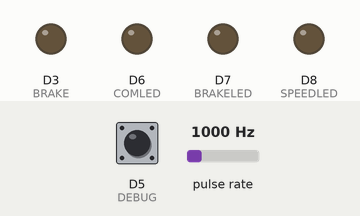
Simulated run of this sketch. Board: ESP8266 (Wemos D1 mini). On the bench: output pins drawn as LEDs (lit = HIGH). Wiring (inferred from the names in the program): pulse sensor: data D1. Inputs (shaded band) come from the test bench; at power-on: D5 (DEBUG) HIGH, pulse rate 1000 Hz. WiFi joins after 1.5 s; servers stay silent unless stated; what the sketch prints to the serial monitor is not drawn.

Above: at 0.1 s.
At 2.6 s:
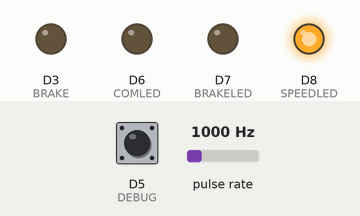
Timing chart, 0 to 4.1 s (numbered marks = the images above):
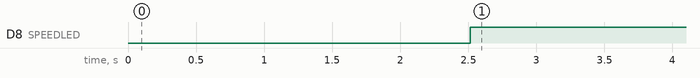

The sketch:

controller2CW.ino
```cpp
//The Gooble Bike 2.0VR!
//Versione CW
//HW Wemos D1 R2
//Campiona la velocità con interrupt (senza filtri antirimbalzo)
//NON Campiona il valore analogico dello sterzo; prevede la presenza di un controller dedicato
//Trasmette la velocità su UDP ogni 1 S
//Riceve la pendenza da UDP ogni 1 S
//Attua la pendenza
//Segnali di I/O
//PIN D1 INGRESSO: onda quadra (duty cycle 50%) dal trainer
//PIN D3 USCITA: intensità di frenata PWM 0-255
//PIN D5 INGRESSO: switch di debug: logica negata 1 no debug (default), 0 debug
//Richiede la shield 485 per Wemos D1 R2.
//Diagnostica locale
//PIN D8 USCITA: LED che indica la velocità
//PIN D7 USCITA: LED che indica la frenata
//PIN D6 USCITA: LED che segnala la comunicazione
//N.B.: le posizioni dei pin sono diverse rispetto allo standard Arduino UNO
//vedi definizioni I/O per le corrispondenze
//14/11/2017
#include <ESP8266WiFi.h>
#include <WiFiUdp.h>
#include <stdio.h>
//network config
//SSID of your network
//char ssid[] = "********"; //SSID of your Wi-Fi router
//char pass[] = "********"; //Password of your Wi-Fi router
char ssid[] = "gooble"; //MFR Wi-Fi router
char pass[] = "Loop-Gooble"; //Password MFR Wi-Fi router

int remotePort = 40000;                   //Porta di servizio
//IPAddress remoteIP={nnn,nnn,nnn,nnn};        //Numero IP of your Server
IPAddress remoteIP={192,168,0,102};  //Numero IP MFR Server
WiFiUDP Udp;

//Definizione degli I/O
#define BKSPEED  D1      //segnale di ingresso velocità    pin 3 (era pin 2)
#define BRAKE    D3      //segnale di uscita freno (PWM)   pin 5 (stessa posizione)
#define SPEEDLED D8      //LED segnalazione velocità (PWM) pin 10(era pin 3)
#define BRAKELED D7      //LED segnalazione freno (PWM)    pin 9 (stessa posizione)
#define COMLED   D6      //LED segnalazione comunicazione  pin 8  (era pin 12)
#define DEBUG    D5      //pin debug 1=debug, 0= no debug  pin 7  (era pin 6)

//definizioni costanti
#define TBASE 1000000L  //time base 1 secondo per calcolo velocità

//variabili globali
volatile long counter;      //contatore impulsi
long startTBase;            //t iniziale per base dei tempi calcolo velocità
int bkspeed;                 //misura ingresso velocità
int pend;                   //valore pendenza in %
int brake;                  //valore uscita di frenata
int debug;                  //stato di debug
char txBuf[]="V00";         //buffer di trasmissione
int  txBufLen=sizeof(txBuf);//lunghezza del buffer di tx
char rxBuf[]="00";          //buffer di ricezione
int  rxBufLen=sizeof(rxBuf);
int  nRxChar;

void setup() {
  //apre console
  Serial.begin(250000);
  delay(10);

 //configura I/O
  pinMode(BKSPEED,INPUT);
  pinMode(SPEEDLED, OUTPUT);
  analogWrite(SPEEDLED,LOW);
  pinMode(BRAKE,OUTPUT);
  analogWrite(BRAKE,LOW);
  pinMode(BRAKELED,OUTPUT);
  digitalWrite(BRAKELED,LOW);
  pinMode(COMLED,OUTPUT);
  digitalWrite(COMLED,LOW);
  pinMode(DEBUG,INPUT_PULLUP);

  //inizializza variabili di stato
  bkspeed=0;
  pend=0;
  brake=0;

  //imposta debug (logica negativa 1=no, 0=si)
  debug=!digitalRead(DEBUG);
  //TEMPORANEO!!!
  debug=1;
  //FINE TEMPORANEO!!!
  if(debug){
    Serial.println("Controller 2CW Debug mode");
  }

  //inizializza timers
  startTBase=micros();

  // Connect to Wi-Fi network
  if(debug){
    Serial.println();
    Serial.println();
    Serial.print("Connecting to...");
    Serial.println(ssid);
  }
  WiFi.begin(ssid, pass);
  while (WiFi.status() != WL_CONNECTED) {
    delay(500);
    if(debug) {
      Serial.print(".");
    }
  }
  if(debug){
    Serial.println("");
    Serial.println("Wi-Fi connected successfully");
  }

  //avvia contatore ed interrupt
  counter=0;
  attachInterrupt(digitalPinToInterrupt(BKSPEED), rising, RISING);
}

//ISR sul fronte positivo del segnale SPEED: incrementa contatore e diagnostica
void rising() {
  counter=counter+1;        //conta impulso
  //digitalWrite(SPEEDLED,HIGH);
  attachInterrupt(digitalPinToInterrupt(BKSPEED), falling, FALLING);
}

//ISR sul fronte positivo del segnale SPEED: solo diagnostica
void falling() {
  //digitalWrite(SPEEDLED,LOW);
  attachInterrupt(digitalPinToInterrupt(BKSPEED), rising, RISING);
}

void loop() {

  //gestione velocità  trasmissione e ricezione
  if(micros()-startTBase>= TBASE) {   //verifica se time base 1S scaduto
    int c=constrain(counter,0,86);    //limita conteggio in range
    bkspeed=map(c,0,86,0,39);       //converte in velocità [km/h]
    int speedLed=map(bkspeed,0,39,0,255);
    analogWrite(SPEEDLED,speedLed);
    startTBase=micros();              //riavvia timebase
    counter=0;                        //resetta contatore impulsi
    digitalWrite(COMLED,HIGH);        //diagnostica on
    snprintf(txBuf,txBufLen, "V%02d", bkspeed);
    Udp.beginPacket(remoteIP,remotePort);
    Udp.write(txBuf,txBufLen);
    int ris=Udp.endPacket();
    digitalWrite(COMLED,LOW);         //diagnostica off
  }
  //ricezione
  if(Udp.parsePacket()>0) {
    nRxChar=Udp.read(rxBuf,rxBufLen);
    if(debug){
      rxBuf[rxBufLen]=0;
      Serial.print(nRxChar);
      Serial.print(" ");
      Serial.println(rxBuf);
    }
    //modifica pend solo se è valido
    if(nRxChar>0){
      if((rxBuf[0]>='0')&&(rxBuf[0]<='9')){
        pend=(rxBuf[0] & 0x0F)*10;
        if((rxBuf[1]>='0')&&(rxBuf[1]<='9')){
          pend=pend+ (rxBuf[1] & 0x0F);
        }
      }
    }
  }
  //attuazione freno
  if(bkspeed<=1){                       //per sicurezza spegne freno se rullo fermo
    pend=0;
  }
  pend=constrain(pend,0,20);          //in range 0-20%
  brake=map(pend,0,20,0,255);         //proporzionale al pwm 0-255
  analogWrite(BRAKE,brake);           //attua freno
  analogWrite(BRAKELED,brake);        //diagnostica locale
}
```

Measured:
- by itself, D8 (SPEEDLED): LOW → HIGH at 2.5 s
